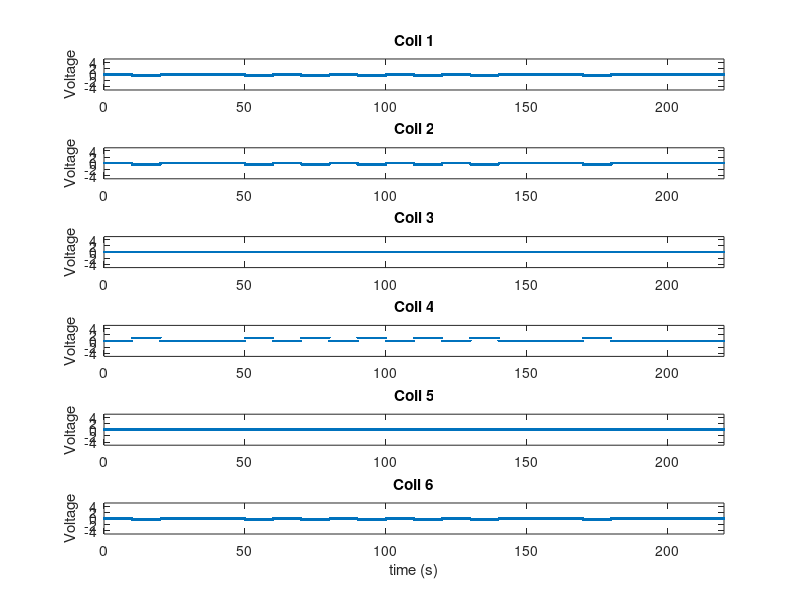

MATLAB code to generate this figure: (Note: this script raises an error after producing the figure.)
% Driven rheology
% 
% This matlab script will construct and save a .mat file that contains the
% input signals used to drive the magnets during a history dependence
% experiment.

% HARDWARE.  setup constants that describe the physical hardware used 
% to drive the experiment.  Variables in this section define the number 
% of coils in the 3dfm pole geometry, the number of DAQ Analog-Out 
% channels on the DAQ board, the identity of the DAQ board, etc...
DAQid = 'daqtest';
nDACout = 8;
nCoils = 6;
DAQ_sampling_rate = 1000;  % [Hz]

% EXPERIMENTAL DESIGN:  setup constants that describe experimental design.  
% Variables in this section define the start and end times of the
% experiment, and any "crucial points" that define a change of state in the
% experiment's progression.  The pole geometry used is also defined here.
pole_geometry = 'pole4-flat';
pulse_voltages = [1 1 1 1 1 1 1];
start_time = 0;
times_to_activate_pulses = [10 50 70 90 110 130 170];
times_to_deactivate_pulses = [20 60 80 100 120 140 180];
end_time = 220;

% INITIAL MATH:  precondition the output matrix to all zeros and define the
% time vector that will give normal mortals an idea of what's going on.
end_time = end_time - 1/DAQ_sampling_rate;
t = [start_time : 1/DAQ_sampling_rate : end_time]';
signal = zeros(length(t), nDACout);

% Define which poles are going to be excited and in what way.
switch pole_geometry
    case 'pole4-flat'
        poles_to_excite_pos = 4;
        poles_to_excite_neg = [1 2 6];
    case 'pole1-flat'
        poles_to_excite_pos = 1;
        poles_to_excite_neg = [3 4 5];
    otherwise
        error(['Pole geometry ' pole_geometry ' not recognized.']);
end


% SETUP OUTPUT MATRIX:  This section defines the output matrix that will be
% sent to DAQ board according to the experimental details defined above.
for k = 1 : length(times_to_activate_pulses)   
	idx = find(t >= times_to_activate_pulses(k) & t < times_to_deactivate_pulses(k));
	signal(idx, poles_to_excite_pos) = pulse_voltages(k);
	signal(idx, poles_to_excite_neg) = -pulse_voltages(k) / length(poles_to_excite_neg);
end

% Plot test output, for inspection before beginning experiment.
for k = 1:nCoils
    figure(1);
    subplot(nCoils,1,k);
    plot(t, signal(:,k), '.');
    title(['Coil ' num2str(k)]);
    ylabel('Voltage');
    axis([start_time end_time -5 5]);

    if k == nCoils
        xlabel('time (s)');
    end
end


% Start experiment.  Call DACoperator. Call pulnix software. etc..
Nrepeat = 1;
channels = [1:8];
Vrange = [-10 10];
DACoperator(signal, Nrepeat, DAQid, channels, DAQ_sampling_rate, Vrange);
